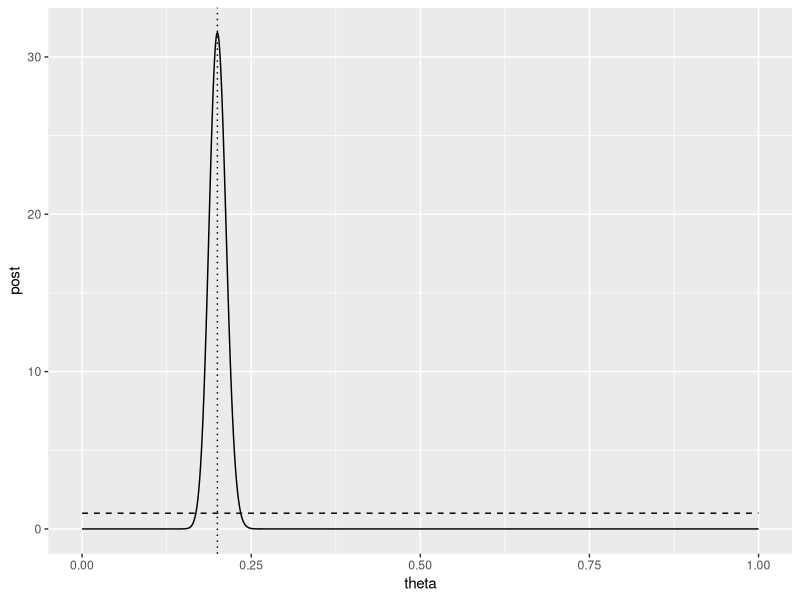
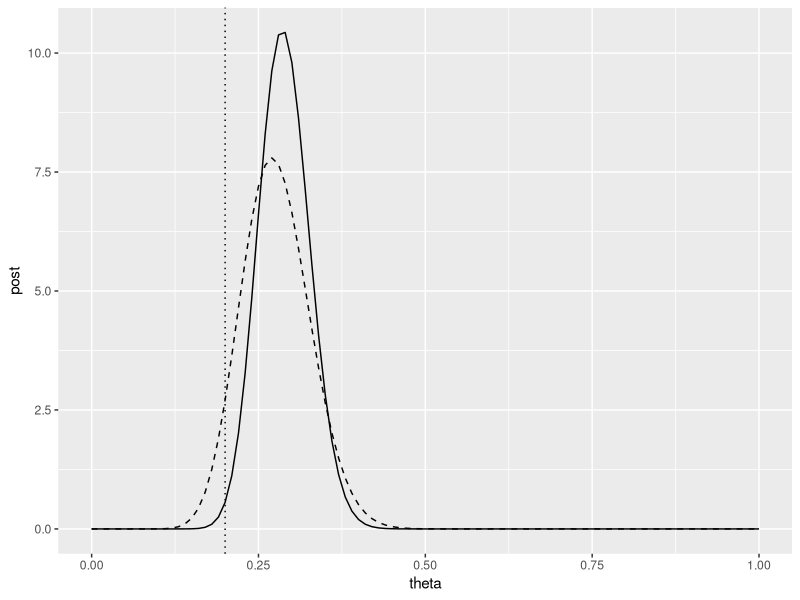

Source code (R) for these figures, in order:
## ---- chunk 1
library(tidyverse)
## ---- chunk 2
theta_seq = seq(0, 1, 0.001) # risks of adverse event
y = 200 # number of cases
n = 1000 # sample size

# form a dataframe with a sequence of risks of adverse events, uninformative prior distribution, and the corresponding posterior distribution following a beta distribution given the observed data
df = data.frame(theta = theta_seq, 
                post = dbeta(theta_seq, 1 + y, 1 + n - y), 
                prior = dbeta(theta_seq, 1, 1))

# visualize the relationship between the parameter of interest and both distributions
ggplot(df, aes(x = theta, y = post)) + 
  geom_line() + 
  geom_line(aes(y = prior), linetype = 2) + 
  geom_vline(xintercept = y/n, linetype = 3)

## ---- chunk 3
# point estimates and 95% credible intervals
round((y+1)/(n+2), 2) # posterior mean
y/n # posterial mode (MAP)
round(qbeta(1+y, 1+n-y, p = c(0.025, 0.5, 0.975)), 2) # quintiles of the posterior
## ---- chunk 4
y1 = 21
n1 = 75
y = 20
n = 100
theta_seq2 = seq(0, 1, 0.01)

df2 <- data.frame(theta = theta_seq2, prior = dbeta(theta_seq2, 21, 55), 
                  post = dbeta(theta_seq2, y1+20, y1+100-20))

ggplot(df2, aes(x = theta, y = post)) + 
  geom_line() + 
  geom_line(aes(y = prior), linetype = 2) + 
  geom_vline(xintercept = y/n, linetype = 3)

## ---- chunk 5
y1 = 21
n1 = 75
round((y1 + 1)/(n1 + 2), 2) # posterior mean
y1/n1 # MAP
round(qbeta(y1 + 1, n1 - y1 + 1, p = c(0.025, 0.5, 0.975)), 2) # 2.5%, 50% and 97.5% quantiles of the posterior
